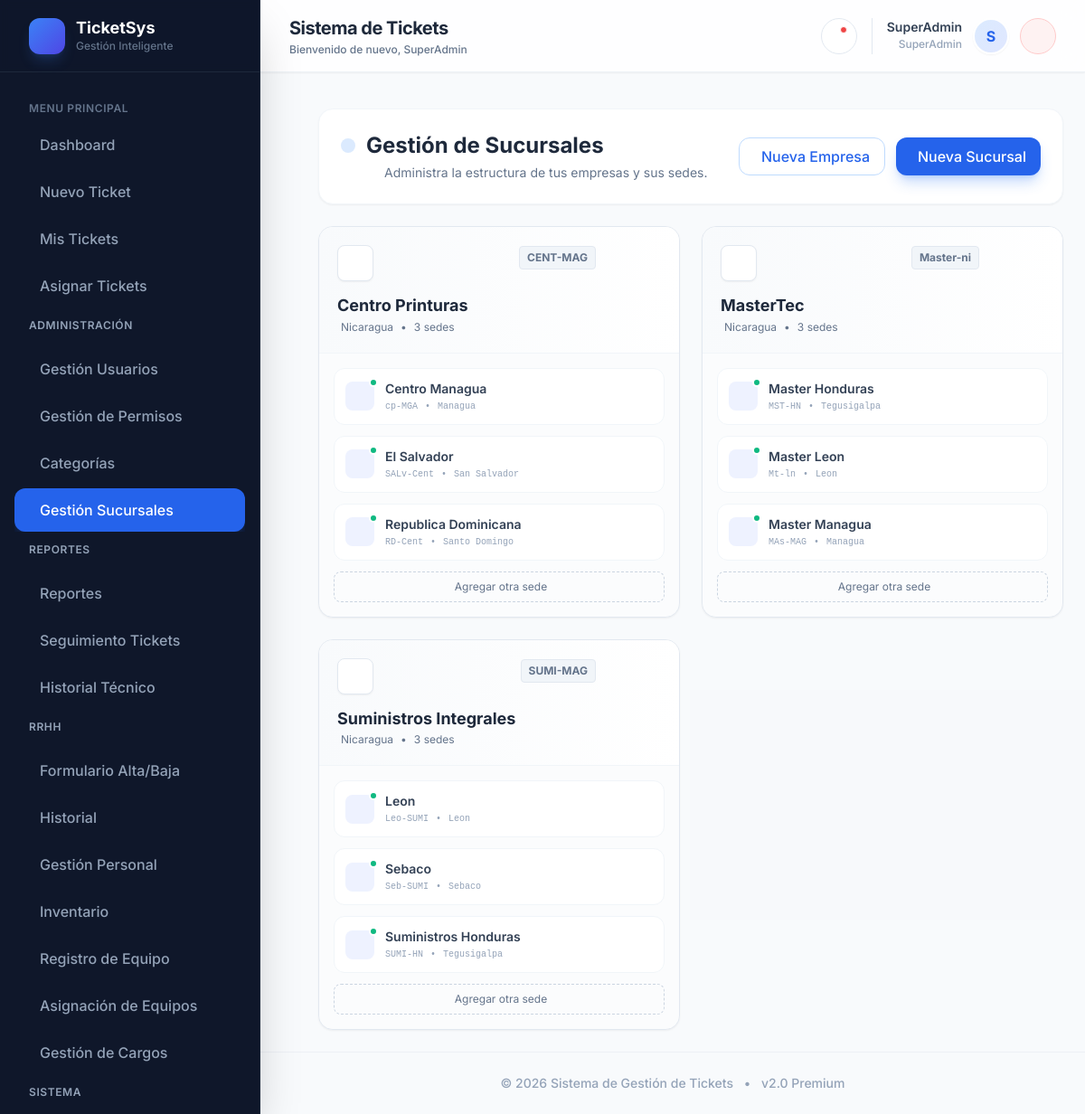
The app's page /index.php?view=sucursales (signed in) with its own data.
### tables this page shows
CREATE TABLE `sucursales` (
  `id` int(11) NOT NULL AUTO_INCREMENT,
  `empresa_id` int(11) NOT NULL,
  `nombre` varchar(100) NOT NULL,
  `codigo` varchar(20) NOT NULL,
  `ciudad` varchar(100) DEFAULT NULL,
  `pais` varchar(50) DEFAULT NULL,
  `direccion` text DEFAULT NULL,
  `telefono` varchar(20) DEFAULT NULL,
  `email` varchar(100) DEFAULT NULL,
  `activa` tinyint(1) DEFAULT 1,
  `fecha_creacion` datetime DEFAULT current_timestamp(),
  `fecha_modificacion` datetime DEFAULT current_timestamp() ON UPDATE current_timestamp(),
  PRIMARY KEY (`id`),
  UNIQUE KEY `empresa_id` (`empresa_id`,`codigo`),
  CONSTRAINT `sucursales_ibfk_1` FOREIGN KEY (`empresa_id`) REFERENCES `empresas` (`id`) ON DELETE CASCADE
);

### seccion_sucursales.php (the view, shortened to what this page needs)
<?php
try {
    $stmt = $pdo->query("SELECT e.id as emp_id, e.nombre as emp_nombre, e.codigo as emp_codigo, e.pais as emp_pais,
                                s.id as suc_id, s.nombre as suc_nombre, s.codigo as suc_codigo, s.ciudad as suc_ciudad, s.activa as suc_activa
                         FROM empresas e
                         LEFT JOIN sucursales s ON e.id = s.empresa_id
                         ORDER BY e.nombre, s.nombre");
    $flat_data = $stmt->fetchAll();
    $estructura = [];
    foreach ($flat_data as $row) {
        if (!isset($estructura[$row['emp_id']])) {
            $estructura[$row['emp_id']] = [
                'id' => $row['emp_id'],
                'nombre' => $row['emp_nombre'],
                'codigo' => $row['emp_codigo'],
                'pais' => $row['emp_pais'],
                'sucursales' => []
            ];
        }
        if ($row['suc_id']) {
            $estructura[$row['emp_id']]['sucursales'][] = [
                'id' => $row['suc_id'],
                'nombre' => $row['suc_nombre'],
                'codigo' => $row['suc_codigo'],
                'ciudad' => $row['suc_ciudad'],
                'activa' => $row['suc_activa']
            ];
        }
    }
} catch (PDOException $e) {
    echo "Error BD: " . $e->getMessage();
}
?>
<div class="p-6 ml-10 animate-fade-in-down">
    <div
        class="bg-white rounded-2xl p-6 shadow-sm border border-slate-100 mb-6 flex flex-col md:flex-row items-center justify-between gap-4">
        <div>
            <h2 class="text-2xl font-bold text-slate-800 flex items-center gap-3">
                <span class="p-2 bg-blue-100 text-blue-600 rounded-lg"><i class="ri-building-2-line text-xl"></i></span>
                Gestión de Sucursales
            </h2>
            <p class="text-slate-500 text-sm mt-1 ml-12">Administra la estructura de tus empresas y sus sedes.</p>
        </div>
        <div class="flex gap-3">
            <button onclick="document.getElementById('modal_nueva_empresa').showModal()"
                class="px-4 py-2 bg-white border border-blue-200 text-blue-600 rounded-xl hover:bg-blue-50 font-medium transition-colors flex items-center gap-2">
                <i class="ri-building-line"></i> Nueva Empresa
            </button>
            <button onclick="document.getElementById('modal_nueva_sucursal').showModal()"
                class="px-4 py-2 bg-blue-600 text-white rounded-xl hover:bg-blue-700 shadow-lg shadow-blue-500/30 font-medium transition-colors flex items-center gap-2">
                <i class="ri-add-line"></i> Nueva Sucursal
            </button>
        </div>
    </div>
    <div class="grid grid-cols-1 md:grid-cols-2 xl:grid-cols-3 gap-6 items-start">
        <?php foreach ($estructura as $emp): ?>
            <div
                class="bg-white rounded-2xl border border-slate-200 shadow-sm hover:shadow-md transition-shadow overflow-hidden flex flex-col">
                <div class="p-5 border-b border-slate-100 bg-gradient-to-r from-slate-50 to-white relative">
                    <div class="flex justify-between items-start mb-4">
                        <div
                            class="w-10 h-10 bg-white border border-slate-200 rounded-lg flex items-center justify-center text-blue-600 text-xl shadow-sm">
                        </div>
                        <div class="flex items-center gap-2">
                            <span
                                class="text-xs font-bold text-slate-500 bg-slate-100 px-2 py-1 rounded border border-slate-200">
                                <?php echo htmlspecialchars($emp['codigo']); ?>
                            </span>
                            <button onclick='editarEmpresa(<?php echo json_encode($emp); ?>)'
                                class="w-7 h-7 flex items-center justify-center text-slate-400 hover:text-blue-600 hover:bg-blue-50 rounded transition-colors"
                                title="Editar">
                            </button>
                            <form method="POST"
                                onsubmit="return confirm('¿Eliminar empresa <?php echo htmlspecialchars($emp['nombre']); ?>?');">
                                <button
                                    class="w-7 h-7 flex items-center justify-center text-slate-400 hover:text-red-600 hover:bg-red-50 rounded transition-colors"
                                    title="Eliminar">
                                </button>
                            </form>
                        </div>
                    </div>
                    <h3 class="font-bold text-lg text-slate-800 leading-tight mb-1">
                        <?php echo htmlspecialchars($emp['nombre']); ?></h3>
                    <p class="text-xs text-slate-500 flex items-center gap-1">
                        <i class="ri-map-pin-line"></i> <?php echo htmlspecialchars($emp['pais'] ?: 'Global'); ?>
                        <span class="mx-1">•</span>
                        <?php echo count($emp['sucursales']); ?> sedes
                    </p>
                </div>
                <div class="p-4 bg-slate-50/50 flex-1 flex flex-col gap-3">
                    <?php if (empty($emp['sucursales'])): ?>
                        <div onclick="document.querySelector('#modal_nueva_sucursal select[name=empresa_id]').value='<?php echo $emp['id']; ?>'; document.getElementById('modal_nueva_sucursal').showModal()"
                            class="h-32 border-2 border-dashed border-slate-200 rounded-xl flex flex-col items-center justify-center text-slate-400 cursor-pointer hover:border-blue-400 hover:text-blue-600 hover:bg-blue-50/50 transition-all group">
                            <i class="ri-store-add-line text-2xl mb-2 group-hover:scale-110 transition-transform"></i>
                            <span class="text-xs font-medium">Agregar Primera Sede</span>
                        </div>
                    <?php else: ?>
                        <?php foreach ($emp['sucursales'] as $suc): ?>
                            <div
                                class="bg-white border border-slate-100 p-3 rounded-xl hover:border-blue-300 hover:shadow-sm transition-all group relative">
                                <div class="flex items-center gap-3">
                                    <div class="relative">
                                        <div
                                            class="w-8 h-8 rounded-lg bg-indigo-50 text-indigo-500 flex items-center justify-center">
                                        </div>
                                        <span
                                            class="absolute -top-1 -right-1 w-2.5 h-2.5 rounded-full border-2 border-white <?php echo $suc['activa'] ? 'bg-emerald-500' : 'bg-slate-300'; ?>"></span>
                                    </div>
                                    <div class="flex-1 min-w-0">
                                        <h4 class="text-sm font-semibold text-slate-700 truncate">
                                            <?php echo htmlspecialchars($suc['nombre']); ?></h4>
                                        <div class="flex items-center gap-2 text-[10px] text-slate-400 font-mono mt-0.5">
                                            <span><?php echo htmlspecialchars($suc['codigo']); ?></span>
                                            <span>•</span>
                                            <span class="truncate sans-serif"><?php echo htmlspecialchars($suc['ciudad']); ?></span>
                                        </div>
                                    </div>
                                </div>
                            </div>
                        <?php endforeach; ?>
                        <button
                            onclick="document.querySelector('#modal_nueva_sucursal select[name=empresa_id]').value='<?php echo $emp['id']; ?>'; document.getElementById('modal_nueva_sucursal').showModal()"
                            class="w-full py-2 border border-dashed border-slate-300 rounded-lg text-xs text-slate-500 hover:border-blue-400 hover:text-blue-600 transition-colors flex items-center justify-center gap-1">
                            <i class="ri-add-line"></i> Agregar otra sede
                        </button>
                    <?php endif; ?>
                </div>
            </div>
        <?php endforeach; ?>
    </div>
</div>

### contenedor_0_base.php (style rules this page uses)
body { font-family: 'Inter', sans-serif; background: #f8fafc; background-image: radial-gradient(at 0% 0%, hsla(253, 16%, 7%, 0) 0, transparent 50%), radial-gradient(at 50% 0%, hsla(225, 39%, 30%, 0) 0, transparent 50%), radial-gradient(at 100% 0%, hsla(339, 49%, 30%, 0) 0, transparent 50%); background-attachment: fixed; }

### records on screen
sucursales: activa 1 (drawn), nombre "Centro Managua", codigo "cp-MGA", ciudad "Managua"
sucursales: activa 1 (drawn), nombre "El Salvador", codigo "SALv-Cent", ciudad "San Salvador"
sucursales: activa 1 (drawn), nombre "Republica Dominicana", codigo "RD-Cent", ciudad "Santo Domingo"
sucursales: activa 1 (drawn), nombre "Master Honduras", codigo "MST-HN", ciudad "Tegusigalpa"
sucursales: activa 1 (drawn), nombre "Master Leon", codigo "Mt-ln", ciudad "Leon"
sucursales: activa 1 (drawn), nombre "Master Managua", codigo "MAs-MAG", ciudad "Managua"
sucursales: activa 1 (drawn), nombre "Leon", codigo "Leo-SUMI", ciudad "Leon"
sucursales: activa 1 (drawn), nombre "Sebaco", codigo "Seb-SUMI", ciudad "Sebaco"
sucursales: activa 1 (drawn), nombre "Suministros Honduras", codigo "SUMI-HN", ciudad "Tegusigalpa"

### other values on screen
$titles[$view] "Sistema de Tickets"
$nombre_usuario "SuperAdmin"
$rol_usuario "SuperAdmin"
substr($nombre_usuario, 0, 1) "S"
$enlace['label'] "Dashboard"
$enlace['label'] "Nuevo Ticket"
$enlace['label'] "Mis Tickets"
$enlace['label'] "Asignar Tickets"
$grupo "ADMINISTRACIÓN"
$enlace['label'] "Gestión Usuarios"
$enlace['label'] "Gestión de Permisos"
$enlace['label'] "Categorías"
$enlace['label'] "Gestión Sucursales"
$grupo "REPORTES"
$enlace['label'] "Reportes"
